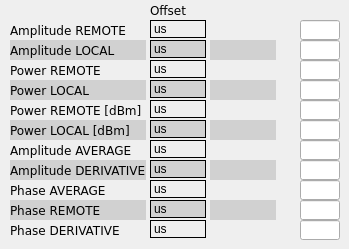
     <widget class="QWidget" name="tab">
      <attribute name="title">
       <string>Offset setting</string>
      </attribute>
      <widget class="QLabel" name="label_53">
       <property name="geometry">
        <rect>
         <x>10</x>
         <y>200</y>
         <width>136</width>
         <height>20</height>
        </rect>
       </property>
       <property name="font">
        <font>
         <family>DejaVu Sans</family>
         <pointsize>9</pointsize>
        </font>
       </property>
       <property name="styleSheet">
        <string notr="true">background-color: rgb(209, 209, 209);</string>
       </property>
       <property name="text">
        <string>Phase REMOTE</string>
       </property>
       <property name="alignment">
        <set>Qt::AlignLeading|Qt::AlignLeft|Qt::AlignVCenter</set>
       </property>
      </widget>
      <widget class="QLabel" name="label_54">
       <property name="geometry">
        <rect>
         <x>10</x>
         <y>40</y>
         <width>136</width>
         <height>20</height>
        </rect>
       </property>
       <property name="font">
        <font>
         <family>DejaVu Sans</family>
         <pointsize>9</pointsize>
        </font>
       </property>
       <property name="styleSheet">
        <string notr="true">background-color: rgb(209, 209, 209);</string>
       </property>
       <property name="text">
        <string>Amplitude LOCAL</string>
       </property>
       <property name="alignment">
        <set>Qt::AlignLeading|Qt::AlignLeft|Qt::AlignVCenter</set>
       </property>
      </widget>
      <widget class="caTextEntry" name="catextentry_12">
       <property name="geometry">
        <rect>
         <x>300</x>
         <y>140</y>
         <width>40</width>
         <height>20</height>
        </rect>
       </property>
       <property name="alignment">
        <set>Qt::AlignRight|Qt::AlignTrailing|Qt::AlignVCenter</set>
       </property>
       <property name="channel" stdset="0">
        <string notr="true">$(MODULE):amp_average1.OFFS</string>
       </property>
      </widget>
      <widget class="caTextEntry" name="catextentry_13">
       <property name="geometry">
        <rect>
         <x>300</x>
         <y>20</y>
         <width>40</width>
         <height>20</height>
        </rect>
       </property>
       <property name="alignment">
        <set>Qt::AlignRight|Qt::AlignTrailing|Qt::AlignVCenter</set>
       </property>
       <property name="channel" stdset="0">
        <string notr="true">$(MODULE):amp_phase1.OFFS</string>
       </property>
      </widget>
      <widget class="QLabel" name="label_56">
       <property name="geometry">
        <rect>
         <x>10</x>
         <y>140</y>
         <width>136</width>
         <height>20</height>
        </rect>
       </property>
       <property name="font">
        <font>
         <family>DejaVu Sans</family>
         <pointsize>9</pointsize>
        </font>
       </property>
       <property name="text">
        <string>Amplitude AVERAGE</string>
       </property>
       <property name="alignment">
        <set>Qt::AlignLeading|Qt::AlignLeft|Qt::AlignVCenter</set>
       </property>
      </widget>
      <widget class="QLabel" name="label_57">
       <property name="geometry">
        <rect>
         <x>10</x>
         <y>60</y>
         <width>136</width>
         <height>20</height>
        </rect>
       </property>
       <property name="font">
        <font>
         <family>DejaVu Sans</family>
         <pointsize>9</pointsize>
        </font>
       </property>
       <property name="text">
        <string>Power REMOTE</string>
       </property>
       <property name="alignment">
        <set>Qt::AlignLeading|Qt::AlignLeft|Qt::AlignVCenter</set>
       </property>
      </widget>
      <widget class="QLabel" name="label_58">
       <property name="geometry">
        <rect>
         <x>10</x>
         <y>80</y>
         <width>136</width>
         <height>20</height>
        </rect>
       </property>
       <property name="font">
        <font>
         <family>DejaVu Sans</family>
         <pointsize>9</pointsize>
        </font>
       </property>
       <property name="styleSheet">
        <string notr="true">background-color: rgb(209, 209, 209);</string>
       </property>
       <property name="text">
        <string>Power LOCAL</string>
       </property>
       <property name="alignment">
        <set>Qt::AlignLeading|Qt::AlignLeft|Qt::AlignVCenter</set>
       </property>
      </widget>
      <widget class="QLabel" name="label_59">
       <property name="geometry">
        <rect>
         <x>150</x>
         <y>0</y>
         <width>56</width>
         <height>20</height>
        </rect>
       </property>
       <property name="font">
        <font>
         <family>DejaVu Sans</family>
         <pointsize>9</pointsize>
        </font>
       </property>
       <property name="text">
        <string>Offset</string>
       </property>
       <property name="alignment">
        <set>Qt::AlignLeading|Qt::AlignLeft|Qt::AlignVCenter</set>
       </property>
      </widget>
      <widget class="caTextEntry" name="catextentry_14">
       <property name="geometry">
        <rect>
         <x>300</x>
         <y>100</y>
         <width>40</width>
         <height>20</height>
        </rect>
       </property>
       <property name="alignment">
        <set>Qt::AlignRight|Qt::AlignTrailing|Qt::AlignVCenter</set>
       </property>
       <property name="channel" stdset="0">
        <string notr="true">$(MODULE):power_remote1.OFFS</string>
       </property>
      </widget>
      <widget class="caTextEntry" name="catextentry_15">
       <property name="geometry">
        <rect>
         <x>300</x>
         <y>60</y>
         <width>40</width>
         <height>20</height>
        </rect>
       </property>
       <property name="alignment">
        <set>Qt::AlignRight|Qt::AlignTrailing|Qt::AlignVCenter</set>
       </property>
       <property name="channel" stdset="0">
        <string notr="true">$(MODULE):power_remote1.OFFS</string>
       </property>
      </widget>
      <widget class="caTextEntry" name="catextentry_16">
       <property name="geometry">
        <rect>
         <x>300</x>
         <y>120</y>
         <width>40</width>
         <height>20</height>
        </rect>
       </property>
       <property name="alignment">
        <set>Qt::AlignRight|Qt::AlignTrailing|Qt::AlignVCenter</set>
       </property>
       <property name="channel" stdset="0">
        <string notr="true">$(MODULE):power_local1.OFFS</string>
       </property>
      </widget>
      <widget class="caTextEntry" name="catextentry_17">
       <property name="geometry">
        <rect>
         <x>300</x>
         <y>40</y>
         <width>40</width>
         <height>20</height>
        </rect>
       </property>
       <property name="alignment">
        <set>Qt::AlignRight|Qt::AlignTrailing|Qt::AlignVCenter</set>
       </property>
       <property name="channel" stdset="0">
        <string notr="true">$(MODULE):amp_phase1.OFFS</string>
       </property>
      </widget>
      <widget class="QLabel" name="label_60">
       <property name="geometry">
        <rect>
         <x>10</x>
         <y>20</y>
         <width>136</width>
         <height>20</height>
        </rect>
       </property>
       <property name="font">
        <font>
         <family>DejaVu Sans</family>
         <pointsize>9</pointsize>
        </font>
       </property>
       <property name="text">
        <string>Amplitude REMOTE</string>
       </property>
       <property name="alignment">
        <set>Qt::AlignLeading|Qt::AlignLeft|Qt::AlignVCenter</set>
       </property>
      </widget>
      <widget class="QLabel" name="label_61">
       <property name="geometry">
        <rect>
         <x>10</x>
         <y>100</y>
         <width>136</width>
         <height>20</height>
        </rect>
       </property>
       <property name="font">
        <font>
         <family>DejaVu Sans</family>
         <pointsize>9</pointsize>
        </font>
       </property>
       <property name="text">
        <string>Power REMOTE [dBm]</string>
       </property>
       <property name="alignment">
        <set>Qt::AlignLeading|Qt::AlignLeft|Qt::AlignVCenter</set>
       </property>
      </widget>
      <widget class="QLabel" name="label_62">
       <property name="geometry">
        <rect>
         <x>10</x>
         <y>160</y>
         <width>136</width>
         <height>20</height>
        </rect>
       </property>
       <property name="font">
        <font>
         <family>DejaVu Sans</family>
         <pointsize>9</pointsize>
        </font>
       </property>
       <property name="styleSheet">
        <string notr="true">background-color: rgb(209, 209, 209);</string>
       </property>
       <property name="text">
        <string>Amplitude DERIVATIVE</string>
       </property>
       <property name="alignment">
        <set>Qt::AlignLeading|Qt::AlignLeft|Qt::AlignVCenter</set>
       </property>
      </widget>
      <widget class="caTextEntry" name="catextentry_18">
       <property name="geometry">
        <rect>
         <x>300</x>
         <y>200</y>
         <width>40</width>
         <height>20</height>
        </rect>
       </property>
       <property name="alignment">
        <set>Qt::AlignRight|Qt::AlignTrailing|Qt::AlignVCenter</set>
       </property>
       <property name="channel" stdset="0">
        <string notr="true">$(MODULE):amp_phase1.OFFS</string>
       </property>
      </widget>
      <widget class="caTextEntry" name="catextentry_19">
       <property name="geometry">
        <rect>
         <x>300</x>
         <y>180</y>
         <width>40</width>
         <height>20</height>
        </rect>
       </property>
       <property name="alignment">
        <set>Qt::AlignRight|Qt::AlignTrailing|Qt::AlignVCenter</set>
       </property>
       <property name="channel" stdset="0">
        <string notr="true">$(MODULE):phase_average1.OFFS</string>
       </property>
      </widget>
      <widget class="caTextEntry" name="catextentry_20">
       <property name="geometry">
        <rect>
         <x>300</x>
         <y>80</y>
         <width>40</width>
         <height>20</height>
        </rect>
       </property>
       <property name="alignment">
        <set>Qt::AlignRight|Qt::AlignTrailing|Qt::AlignVCenter</set>
       </property>
       <property name="channel" stdset="0">
        <string notr="true">$(MODULE):power_local1.OFFS</string>
       </property>
      </widget>
      <widget class="caTextEntry" name="catextentry_21">
       <property name="geometry">
        <rect>
         <x>300</x>
         <y>160</y>
         <width>40</width>
         <height>20</height>
        </rect>
       </property>
       <property name="alignment">
        <set>Qt::AlignRight|Qt::AlignTrailing|Qt::AlignVCenter</set>
       </property>
       <property name="channel" stdset="0">
        <string notr="true">$(MODULE):amp_derivative1.OFFS</string>
       </property>
      </widget>
      <widget class="caTextEntry" name="catextentry_22">
       <property name="geometry">
        <rect>
         <x>300</x>
         <y>220</y>
         <width>40</width>
         <height>20</height>
        </rect>
       </property>
       <property name="alignment">
        <set>Qt::AlignRight|Qt::AlignTrailing|Qt::AlignVCenter</set>
       </property>
       <property name="channel" stdset="0">
        <string notr="true">$(MODULE):phase_derivative1.OFFS</string>
       </property>
      </widget>
      <widget class="QLabel" name="label_63">
       <property name="geometry">
        <rect>
         <x>10</x>
         <y>180</y>
         <width>136</width>
         <height>20</height>
        </rect>
       </property>
       <property name="font">
        <font>
         <family>DejaVu Sans</family>
         <pointsize>9</pointsize>
        </font>
       </property>
       <property name="text">
        <string>Phase AVERAGE</string>
       </property>
       <property name="alignment">
        <set>Qt::AlignLeading|Qt::AlignLeft|Qt::AlignVCenter</set>
       </property>
      </widget>
      <widget class="QLabel" name="label_64">
       <property name="geometry">
        <rect>
         <x>10</x>
         <y>120</y>
         <width>136</width>
         <height>20</height>
        </rect>
       </property>
       <property name="font">
        <font>
         <family>DejaVu Sans</family>
         <pointsize>9</pointsize>
        </font>
       </property>
       <property name="styleSheet">
        <string notr="true">background-color: rgb(209, 209, 209);</string>
       </property>
       <property name="text">
        <string>Power LOCAL [dBm]</string>
       </property>
       <property name="alignment">
        <set>Qt::AlignLeading|Qt::AlignLeft|Qt::AlignVCenter</set>
       </property>
      </widget>
      <widget class="QLabel" name="label_65">
       <property name="geometry">
        <rect>
         <x>10</x>
         <y>220</y>
         <width>136</width>
         <height>20</height>
        </rect>
       </property>
       <property name="font">
        <font>
         <family>DejaVu Sans</family>
         <pointsize>9</pointsize>
        </font>
       </property>
       <property name="text">
        <string>Phase DERIVATIVE</string>
       </property>
       <property name="alignment">
        <set>Qt::AlignLeading|Qt::AlignLeft|Qt::AlignVCenter</set>
       </property>
      </widget>
      <widget class="caCalc" name="cacalc">
       <property name="geometry">
        <rect>
         <x>150</x>
         <y>20</y>
         <width>56</width>
         <height>18</height>
        </rect>
       </property>
       <property name="styleSheet">
        <string notr="true"/>
       </property>
       <property name="frameShape">
        <enum>QFrame::Box</enum>
       </property>
       <property name="text">
        <string>us</string>
       </property>
       <property name="scaledContents">
        <bool>true</bool>
       </property>
       <property name="fontScaleMode">
        <enum>ESimpleLabel::WidthAndHeight</enum>
       </property>
       <property name="variable">
        <string notr="true">amp_remote</string>
       </property>
       <property name="calc">
        <string notr="true">A*1000000/119000000</string>
       </property>
       <property name="channel" stdset="0">
        <string notr="true">$(MODULE):amp_phase1.OFFS</string>
       </property>
      </widget>
      <widget class="caSpinbox" name="caspinbox">
       <property name="geometry">
        <rect>
         <x>210</x>
         <y>20</y>
         <width>66</width>
         <height>20</height>
        </rect>
       </property>
       <property name="integerDigits" stdset="0">
        <number>4</number>
       </property>
       <property name="decimalDigits" stdset="0">
        <number>0</number>
       </property>
       <property name="channel" stdset="0">
        <string notr="true">$(MODULE):amp_phase1.OFFS</string>
       </property>
      </widget>
      <widget class="caSpinbox" name="caspinbox_2">
       <property name="geometry">
        <rect>
         <x>210</x>
         <y>40</y>
         <width>66</width>
         <height>20</height>
        </rect>
       </property>
       <property name="styleSheet">
        <string notr="true">background-color: rgb(209, 209, 209); color: rgb(0, 0, 0, 255);</string>
       </property>
       <property name="integerDigits" stdset="0">
        <number>4</number>
       </property>
       <property name="decimalDigits" stdset="0">
        <number>0</number>
       </property>
       <property name="channel" stdset="0">
        <string notr="true">$(MODULE):amp_phase1.OFFS</string>
       </property>
      </widget>
      <widget class="caSpinbox" name="caspinbox_3">
       <property name="geometry">
        <rect>
         <x>210</x>
         <y>60</y>
         <width>66</width>
         <height>20</height>
        </rect>
       </property>
       <property name="integerDigits" stdset="0">
        <number>4</number>
       </property>
       <property name="decimalDigits" stdset="0">
        <number>0</number>
       </property>
       <property name="channel" stdset="0">
        <string notr="true">$(MODULE):amp_phase1.OFFS</string>
       </property>
      </widget>
      <widget class="caSpinbox" name="caspinbox_4">
       <property name="geometry">
        <rect>
         <x>210</x>
         <y>80</y>
         <width>66</width>
         <height>20</height>
        </rect>
       </property>
       <property name="styleSheet">
        <string notr="true">background-color: rgb(209, 209, 209); color: rgb(0, 0, 0, 255);</string>
       </property>
       <property name="integerDigits" stdset="0">
        <number>4</number>
       </property>
       <property name="decimalDigits" stdset="0">
        <number>0</number>
       </property>
       <property name="channel" stdset="0">
        <string notr="true">$(MODULE):amp_phase1.OFFS</string>
       </property>
      </widget>
      <widget class="caSpinbox" name="caspinbox_5">
       <property name="geometry">
        <rect>
         <x>210</x>
         <y>100</y>
         <width>66</width>
         <height>20</height>
        </rect>
       </property>
       <property name="integerDigits" stdset="0">
        <number>4</number>
       </property>
       <property name="decimalDigits" stdset="0">
        <number>0</number>
       </property>
       <property name="channel" stdset="0">
        <string notr="true">$(MODULE):amp_phase1.OFFS</string>
       </property>
      </widget>
      <widget class="caSpinbox" name="caspinbox_6">
       <property name="geometry">
        <rect>
         <x>210</x>
         <y>120</y>
         <width>66</width>
         <height>20</height>
        </rect>
       </property>
       <property name="styleSheet">
        <string notr="true">background-color: rgb(209, 209, 209); color: rgb(0, 0, 0, 255);</string>
       </property>
       <property name="integerDigits" stdset="0">
        <number>4</number>
       </property>
       <property name="decimalDigits" stdset="0">
        <number>0</number>
       </property>
       <property name="channel" stdset="0">
        <string notr="true">$(MODULE):amp_phase1.OFFS</string>
       </property>
      </widget>
      <widget class="caSpinbox" name="caspinbox_7">
       <property name="geometry">
        <rect>
         <x>210</x>
         <y>140</y>
         <width>66</width>
         <height>20</height>
        </rect>
       </property>
       <property name="integerDigits" stdset="0">
        <number>4</number>
       </property>
       <property name="decimalDigits" stdset="0">
        <number>0</number>
       </property>
       <property name="channel" stdset="0">
        <string notr="true">$(MODULE):amp_phase1.OFFS</string>
       </property>
      </widget>
      <widget class="caSpinbox" name="caspinbox_8">
       <property name="geometry">
        <rect>
         <x>210</x>
         <y>160</y>
         <width>66</width>
         <height>20</height>
        </rect>
       </property>
       <property name="styleSheet">
        <string notr="true">background-color: rgb(209, 209, 209); color: rgb(0, 0, 0, 255);</string>
       </property>
       <property name="integerDigits" stdset="0">
        <number>4</number>
       </property>
       <property name="decimalDigits" stdset="0">
        <number>0</number>
       </property>
       <property name="channel" stdset="0">
        <string notr="true">$(MODULE):amp_phase1.OFFS</string>
       </property>
      </widget>
      <widget class="caSpinbox" name="caspinbox_9">
       <property name="geometry">
        <rect>
         <x>210</x>
         <y>180</y>
         <width>66</width>
         <height>20</height>
        </rect>
       </property>
       <property name="integerDigits" stdset="0">
        <number>4</number>
       </property>
       <property name="decimalDigits" stdset="0">
        <number>0</number>
       </property>
       <property name="channel" stdset="0">
        <string notr="true">$(MODULE):amp_phase1.OFFS</string>
       </property>
      </widget>
      <widget class="caSpinbox" name="caspinbox_10">
       <property name="geometry">
        <rect>
         <x>210</x>
         <y>200</y>
         <width>66</width>
         <height>20</height>
        </rect>
       </property>
       <property name="styleSheet">
        <string notr="true">background-color: rgb(209, 209, 209); color: rgb(0, 0, 0, 255);</string>
       </property>
       <property name="integerDigits" stdset="0">
        <number>4</number>
       </property>
       <property name="decimalDigits" stdset="0">
        <number>0</number>
       </property>
       <property name="channel" stdset="0">
        <string notr="true">$(MODULE):amp_phase1.OFFS</string>
       </property>
      </widget>
      <widget class="caSpinbox" name="caspinbox_11">
       <property name="geometry">
        <rect>
         <x>210</x>
         <y>220</y>
         <width>66</width>
         <height>20</height>
        </rect>
       </property>
       <property name="integerDigits" stdset="0">
        <number>4</number>
       </property>
       <property name="decimalDigits" stdset="0">
        <number>0</number>
       </property>
       <property name="channel" stdset="0">
        <string notr="true">$(MODULE):amp_phase1.OFFS</string>
       </property>
      </widget>
      <widget class="caCalc" name="cacalc_2">
       <property name="geometry">
        <rect>
         <x>150</x>
         <y>40</y>
         <width>56</width>
         <height>18</height>
        </rect>
       </property>
       <property name="styleSheet">
        <string notr="true">background-color: rgb(209, 209, 209);</string>
       </property>
       <property name="frameShape">
        <enum>QFrame::Box</enum>
       </property>
       <property name="text">
        <string>us</string>
       </property>
       <property name="scaledContents">
        <bool>true</bool>
       </property>
       <property name="fontScaleMode">
        <enum>ESimpleLabel::WidthAndHeight</enum>
       </property>
       <property name="variable">
        <string notr="true">amp_remote</string>
       </property>
       <property name="calc">
        <string notr="true">A*1000000/119000000</string>
       </property>
       <property name="channel" stdset="0">
        <string notr="true">$(MODULE):amp_phase1.OFFS</string>
       </property>
      </widget>
      <widget class="caCalc" name="cacalc_3">
       <property name="geometry">
        <rect>
         <x>150</x>
         <y>60</y>
         <width>56</width>
         <height>18</height>
        </rect>
       </property>
       <property name="styleSheet">
        <string notr="true"/>
       </property>
       <property name="frameShape">
        <enum>QFrame::Box</enum>
       </property>
       <property name="text">
        <string>us</string>
       </property>
       <property name="scaledContents">
        <bool>true</bool>
       </property>
       <property name="fontScaleMode">
        <enum>ESimpleLabel::WidthAndHeight</enum>
       </property>
       <property name="variable">
        <string notr="true">amp_remote</string>
       </property>
       <property name="calc">
        <string notr="true">A*1000000/119000000</string>
       </property>
       <property name="channel" stdset="0">
        <string notr="true">$(MODULE):amp_phase1.OFFS</string>
       </property>
      </widget>
      <widget class="caCalc" name="cacalc_4">
       <property name="geometry">
        <rect>
         <x>150</x>
         <y>80</y>
         <width>56</width>
         <height>18</height>
        </rect>
       </property>
       <property name="styleSheet">
        <string notr="true">background-color: rgb(209, 209, 209);</string>
       </property>
       <property name="frameShape">
        <enum>QFrame::Box</enum>
       </property>
       <property name="text">
        <string>us</string>
       </property>
       <property name="scaledContents">
        <bool>true</bool>
       </property>
       <property name="fontScaleMode">
        <enum>ESimpleLabel::WidthAndHeight</enum>
       </property>
       <property name="variable">
        <string notr="true">amp_remote</string>
       </property>
       <property name="calc">
        <string notr="true">A*1000000/119000000</string>
       </property>
       <property name="channel" stdset="0">
        <string notr="true">$(MODULE):amp_phase1.OFFS</string>
       </property>
      </widget>
      <widget class="caCalc" name="cacalc_5">
       <property name="geometry">
        <rect>
         <x>150</x>
         <y>100</y>
         <width>56</width>
         <height>18</height>
        </rect>
       </property>
       <property name="styleSheet">
        <string notr="true"/>
       </property>
       <property name="frameShape">
        <enum>QFrame::Box</enum>
       </property>
       <property name="text">
        <string>us</string>
       </property>
       <property name="scaledContents">
        <bool>true</bool>
       </property>
       <property name="fontScaleMode">
        <enum>ESimpleLabel::WidthAndHeight</enum>
       </property>
       <property name="variable">
        <string notr="true">amp_remote</string>
       </property>
       <property name="calc">
        <string notr="true">A*1000000/119000000</string>
       </property>
       <property name="channel" stdset="0">
        <string notr="true">$(MODULE):amp_phase1.OFFS</string>
       </property>
      </widget>
      <widget class="caCalc" name="cacalc_6">
       <property name="geometry">
        <rect>
         <x>150</x>
         <y>120</y>
         <width>56</width>
         <height>18</height>
        </rect>
       </property>
       <property name="styleSheet">
        <string notr="true">background-color: rgb(209, 209, 209);</string>
       </property>
       <property name="frameShape">
        <enum>QFrame::Box</enum>
       </property>
       <property name="text">
        <string>us</string>
       </property>
       <property name="scaledContents">
        <bool>true</bool>
       </property>
       <property name="fontScaleMode">
        <enum>ESimpleLabel::WidthAndHeight</enum>
       </property>
       <property name="variable">
        <string notr="true">amp_remote</string>
       </property>
       <property name="calc">
        <string notr="true">A*1000000/119000000</string>
       </property>
       <property name="channel" stdset="0">
        <string notr="true">$(MODULE):amp_phase1.OFFS</string>
       </property>
      </widget>
      <widget class="caCalc" name="cacalc_7">
       <property name="geometry">
        <rect>
         <x>150</x>
         <y>140</y>
         <width>56</width>
         <height>18</height>
        </rect>
       </property>
       <property name="styleSheet">
        <string notr="true"/>
       </property>
       <property name="frameShape">
        <enum>QFrame::Box</enum>
       </property>
       <property name="text">
        <string>us</string>
       </property>
       <property name="scaledContents">
        <bool>true</bool>
       </property>
       <property name="fontScaleMode">
        <enum>ESimpleLabel::WidthAndHeight</enum>
       </property>
       <property name="variable">
        <string notr="true">amp_remote</string>
       </property>
       <property name="calc">
        <string notr="true">A*1000000/119000000</string>
       </property>
       <property name="channel" stdset="0">
        <string notr="true">$(MODULE):amp_phase1.OFFS</string>
       </property>
      </widget>
      <widget class="caCalc" name="cacalc_8">
       <property name="geometry">
        <rect>
         <x>150</x>
         <y>160</y>
         <width>56</width>
         <height>18</height>
        </rect>
       </property>
       <property name="styleSheet">
        <string notr="true">background-color: rgb(209, 209, 209);</string>
       </property>
       <property name="frameShape">
        <enum>QFrame::Box</enum>
       </property>
       <property name="text">
        <string>us</string>
       </property>
       <property name="scaledContents">
        <bool>true</bool>
       </property>
       <property name="fontScaleMode">
        <enum>ESimpleLabel::WidthAndHeight</enum>
       </property>
       <property name="variable">
        <string notr="true">amp_remote</string>
       </property>
       <property name="calc">
        <string notr="true">A*1000000/119000000</string>
       </property>
       <property name="channel" stdset="0">
        <string notr="true">$(MODULE):amp_phase1.OFFS</string>
       </property>
      </widget>
      <widget class="caCalc" name="cacalc_9">
       <property name="geometry">
        <rect>
         <x>150</x>
         <y>180</y>
         <width>56</width>
         <height>18</height>
        </rect>
       </property>
       <property name="styleSheet">
        <string notr="true"/>
       </property>
       <property name="frameShape">
        <enum>QFrame::Box</enum>
       </property>
       <property name="text">
        <string>us</string>
       </property>
       <property name="scaledContents">
        <bool>true</bool>
       </property>
       <property name="fontScaleMode">
        <enum>ESimpleLabel::WidthAndHeight</enum>
       </property>
       <property name="variable">
        <string notr="true">amp_remote</string>
       </property>
       <property name="calc">
        <string notr="true">A*1000000/119000000</string>
       </property>
       <property name="channel" stdset="0">
        <string notr="true">$(MODULE):amp_phase1.OFFS</string>
       </property>
      </widget>
      <widget class="caCalc" name="cacalc_10">
       <property name="geometry">
        <rect>
         <x>150</x>
         <y>200</y>
         <width>56</width>
         <height>18</height>
        </rect>
       </property>
       <property name="styleSheet">
        <string notr="true">background-color: rgb(209, 209, 209);</string>
       </property>
       <property name="frameShape">
        <enum>QFrame::Box</enum>
       </property>
       <property name="text">
        <string>us</string>
       </property>
       <property name="scaledContents">
        <bool>true</bool>
       </property>
       <property name="fontScaleMode">
        <enum>ESimpleLabel::WidthAndHeight</enum>
       </property>
       <property name="variable">
        <string notr="true">amp_remote</string>
       </property>
       <property name="calc">
        <string notr="true">A*1000000/119000000</string>
       </property>
       <property name="channel" stdset="0">
        <string notr="true">$(MODULE):amp_phase1.OFFS</string>
       </property>
      </widget>
      <widget class="caCalc" name="cacalc_11">
       <property name="geometry">
        <rect>
         <x>150</x>
         <y>220</y>
         <width>56</width>
         <height>18</height>
        </rect>
       </property>
       <property name="styleSheet">
        <string notr="true"/>
       </property>
       <property name="frameShape">
        <enum>QFrame::Box</enum>
       </property>
       <property name="text">
        <string>us</string>
       </property>
       <property name="scaledContents">
        <bool>true</bool>
       </property>
       <property name="fontScaleMode">
        <enum>ESimpleLabel::WidthAndHeight</enum>
       </property>
       <property name="variable">
        <string notr="true">amp_remote</string>
       </property>
       <property name="calc">
        <string notr="true">A*1000000/119000000</string>
       </property>
       <property name="channel" stdset="0">
        <string notr="true">$(MODULE):amp_phase1.OFFS</string>
       </property>
      </widget>
     </widget>
